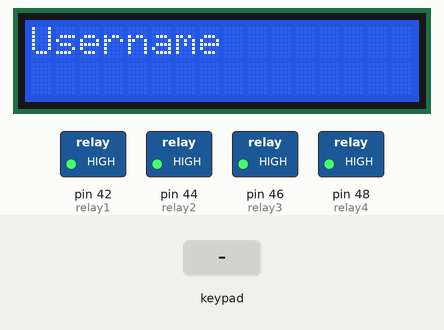
Recording of a sketch running on a simulated Arduino Mega 2560, built with avr-gcc and run on an emulated ATmega2560. On the bench: 16×2 character LCD, switched loads named in the sketch (green lamp = pin HIGH). The inputs (shaded band) are chosen by the test bench. What the sketch prints to the serial monitor is not drawn.

Above: at 1.2 s.
1.3 s: keypad keys 1 2 3 4 # pressed 0.4 s apart
At 3.7 s:
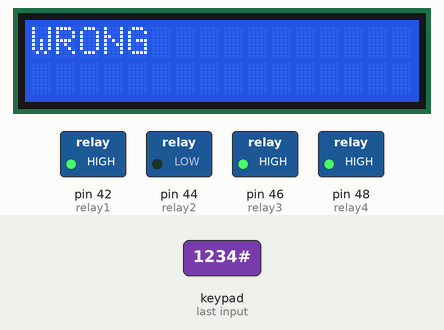
5.4 s: key 'A' pressed
At 6.4 s:
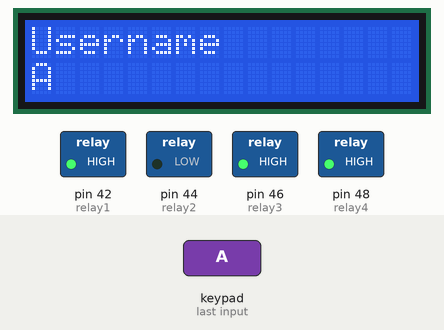
6.9 s: keypad keys A B C D # pressed 0.4 s apart
At 7.1 s:
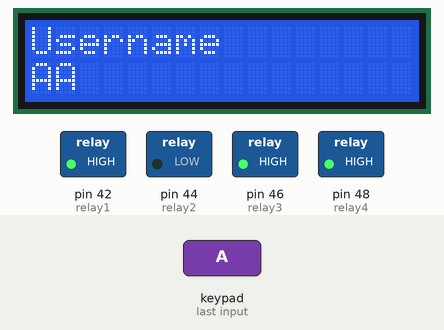
10.4 s: key '#' pressed
At 11.0 s:
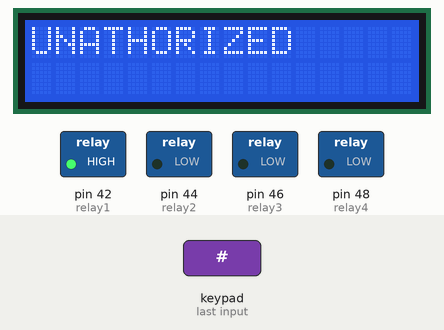
11.9 s: keypad keys A B C D * pressed 0.4 s apart
At 14.2 s:
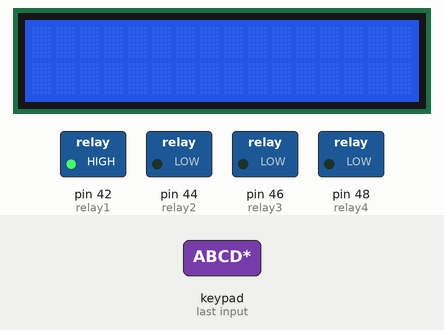
15.4 s: keypad keys A B C D A pressed 0.4 s apart
At 17.7 s:
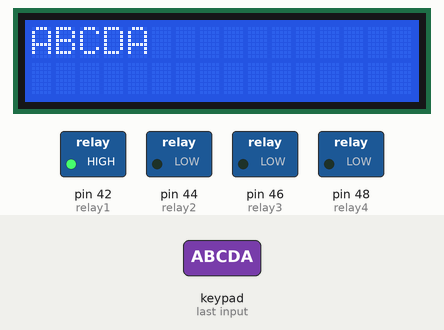
Timing chart, 0 to 19.2 s (numbered marks = the images above; inputs shaded):
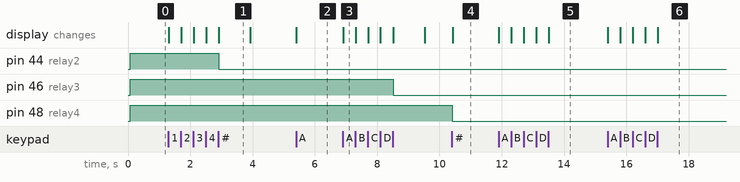

Measured:
- after the input at 1.3 s, pin 44 (relay2): HIGH → LOW after 1.6 s; the display: first changes at once (image 1 shows a later state)
- after the input at 5.4 s, the display: changes at once (image 2)
- after the input at 6.9 s, pin 46 (relay3): HIGH → LOW after 1.6 s; the display: changes at once (image 3)
- after the input at 10.4 s, pin 48 (relay4): HIGH → LOW at once; the display: changes at once (image 4)
- after the input at 11.9 s, the display: first changes at once (image 5 shows a later state)
- after the input at 15.4 s, the display: first changes at once (image 6 shows a later state)
- what the display in image 1 shows lasts 1.0 s, from 2.9 s to 3.9 s

The sketch:

_7relay_implementation.ino
```cpp
#include <Wire.h>
#include <LiquidCrystal_I2C.h>
#include <Keypad.h>

const byte ROWS = 4; //four rows
const byte COLS = 4; //four columns
//define the cymbols on the buttons of the keypads
char hexaKeys[ROWS][COLS] = {
  {'1','2','3','A'},
  {'4','5','6','B'},
  {'7','8','9','C'},
  {'*','0','#','D'}
};
byte rowPins[ROWS] = {22, 24, 26, 28}; //connect to the row pinouts of the keypad
byte colPins[COLS] = {30, 32, 34, 36}; //connect to the column pinouts of the keypad

//initialize an instance of class NewKeypad
Keypad customKeypad = Keypad( makeKeymap(hexaKeys), rowPins, colPins, ROWS, COLS);

LiquidCrystal_I2C lcd(0x27,16,2);  // set the LCD address to 0x27 for a 16 chars and 2 line display

String username = "ABCD";
String password = "1234";

enum Entering {USERNAME, PASSWORD, DONE};

int current_state = USERNAME;
int mistake_counter = 0;

String current_input;

int relay1 = 42;
int relay2 = 44;
int relay3 = 46;
int relay4 = 48;

void setup()
{
  Serial.begin(9600);
  Serial.println(mistake_counter);
  lcd.init(); // initialize the lcd
  // Print a message to the LCD.
  lcd.backlight();
  for(int pin = 42; pin <= 48; pin += 2) {
    pinMode(pin, OUTPUT);
    digitalWrite(pin, HIGH);
  }
  prompt_username();
}

void loop() {
  char customKey = customKeypad.getKey();

  if(customKey) {
    process_input(customKey);
  }
}

void process_input(char customKey) {
  switch(customKey) {
    case '*':
      lcd.clear();
      current_input = "";
      break;
    case '#':
      check_input();
      break;
    default:
      current_input += customKey;
      Serial.println(current_input);
      lcd.print(customKey);
  }
}

void prompt_username() {
  current_input = "";
  current_state = USERNAME;
  lcd.setCursor(0, 0);
  lcd.print("Username");
  lcd.setCursor(0, 1);
}

void prompt_password() {
  current_input = "";
  current_state = PASSWORD;
  lcd.setCursor(0, 0);
  lcd.print("Password");
  lcd.setCursor(0, 1);
}

void check_input() {
  switch(current_state) {
    case USERNAME:
      check_username();
      break;
    case PASSWORD:
      check_password();
      break;
  }
}

void check_username() {
  if(current_input == username) {
    lcd.clear();
    prompt_password();
  }
  else {
    mistake_counter++;
    output_mistake();
    if(mistake_counter >= 3) {
      unathorized();
      current_state = DONE;
      return;
    }
    prompt_username();
  }
}

void check_password() {
  if(current_input == password) {
    output_correct();
    lcd.setCursor(0, 0);
    lcd.print("WELCOME");
    digitalWrite(relay1, LOW);
    turn_off_all_warnings();
  }
  else {
    mistake_counter++;
    output_mistake();
    if(mistake_counter >= 3) {
      unathorized();
      current_state = DONE;
      return;
    }
    prompt_password();
  }
}


void output_correct() {
  lcd.clear();
  lcd.setCursor(0, 0);
  lcd.print("CORRECT");
  digitalWrite(relay1, LOW);
  delay(1000);
  lcd.clear();
}

void output_mistake() {
  lcd.clear();
  lcd.setCursor(0, 0);
  lcd.print("WRONG");
  switch(mistake_counter) {
    case 1:
      digitalWrite(relay2, LOW);
      delay(1000);
      break;
    case 2:
      digitalWrite(relay3, LOW);
      delay(1000);
      break;
    case 3:
      digitalWrite(relay4, LOW);
  }
}

void unathorized() {
  lcd.setCursor(0, 0);
  lcd.print("UNATHORIZED");
}

void turn_off_all_warnings() {
  digitalWrite(relay2, HIGH);
  digitalWrite(relay3, HIGH);
}
```
